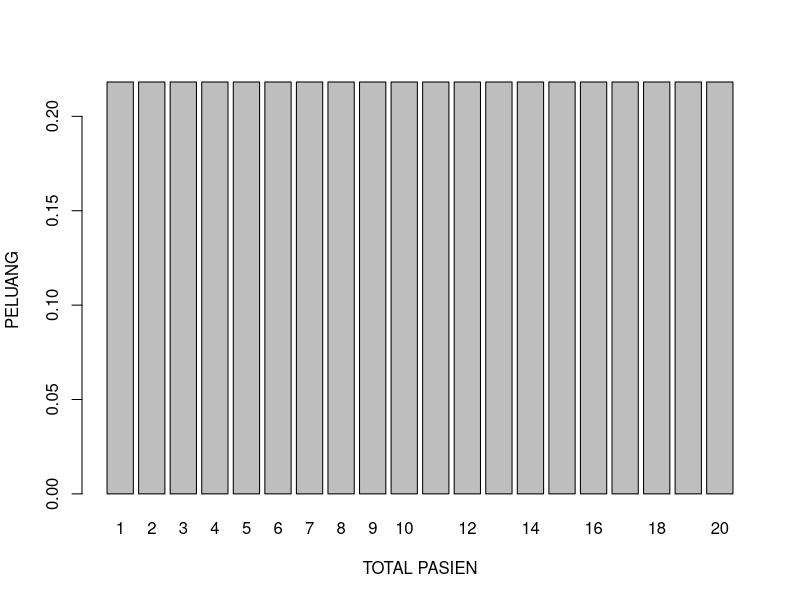

The R source for this figure:
library(combinat)

#NOMOR 2A
total_combination <- dim(combn(20, 4))[2]
peluang_sembuh <- total_combination*((0.2)^4)*((0.8)^16)
peluang_sembuh

#NOMOR 2B
data = data.frame(y=c(peluang_sembuh), x=c(1:20))
barplot(data$y, names.arg=data$x, xlab="TOTAL PASIEN", ylab="PELUANG")

#NOMOR 2C
p <- 0.2 #peluang sembuh
q <- 0.8 #peluang tidak sembuh
n <- 4   #pasien_sembuh
rataan <- n*p
varian <- n*p*q
rataan
varian
